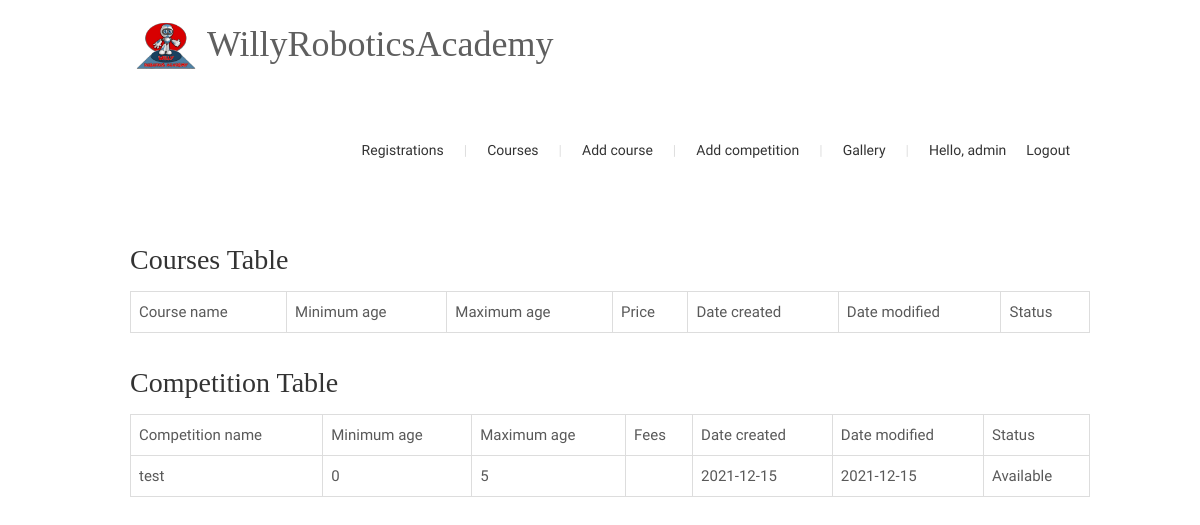
Page /coursetable (signed in) on the earlier database version.
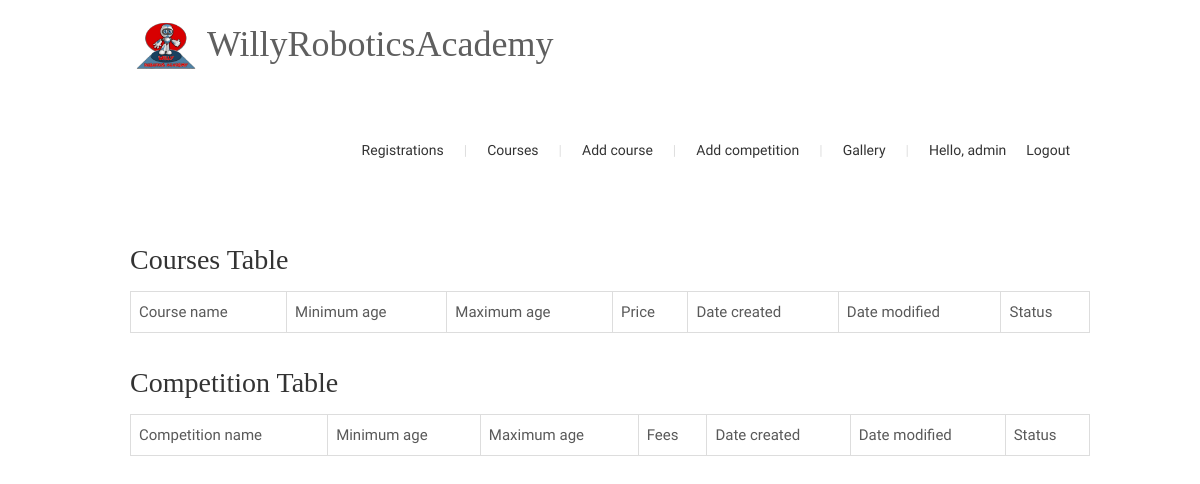
Same page on the later database version.
### courses/models.py (models this page shows, shortened)
class Competition (models.Model):
    STATUS = (
        ('Available', 'Available'),
        ('Not Available', 'Not Available')
    )
    name = models.CharField(max_length=50, null=True)
    long_description = models.TextField(null=True)
    short_description = models.TextField(null=True)
    fees = models.FloatField(null=True)
    student_number = models.IntegerField(null=True)
    min_age = models.IntegerField(null=True)
    max_age = models.IntegerField(null=True)
    cover_image = models.ImageField(
        null=True, upload_to=None, height_field=None, width_field=None, max_length=None)
    list_image = models.ImageField(
        null=True, upload_to=None, height_field=None, width_field=None, max_length=None)
    date_created = models.DateTimeField(auto_now_add=True)
    date_update = models.DateTimeField(null=True)
    date_of_event = models.DateTimeField(null=True)
    status = models.CharField(choices=STATUS, max_length=50)

### administrator/views.py (the view)
# urls.py: path('coursetable', views.CoursesTable, name='coursetable'),
@login_required(login_url='login')
def CoursesTable(request):
    courses = Course.objects.all()
    competition = Competition.objects.all()
    context = {
        'courses': courses,
        'competition': competition,
    }
    return render(request, 'admin/admin-course-table.html', context)

### administrator/templates/admin/admin-course-table.html (shortened to what this page needs)
{% extends 'admin/admin-home.html' %} {% block content %}
<div class="page-content">
  <div class="container clear-fix form-bg">
    <div class="grid-col-row">
      <div class="grid-col grid-col-9" style="width: 100%">
        <h2>Courses Table</h2>
        <table style="border-collapse: collapse; width: 100%">
          <tr>
            <th
              style="border: 1px solid #dddddd; text-align: left; padding: 8px"
            >
              Course name
            </th>
            <th
              style="border: 1px solid #dddddd; text-align: left; padding: 8px"
            >
              Minimum age
            </th>
            <th
              style="border: 1px solid #dddddd; text-align: left; padding: 8px"
            >
              Maximum age
            </th>
            <th
              style="border: 1px solid #dddddd; text-align: left; padding: 8px"
            >
              Price
            </th>
            <th
              style="border: 1px solid #dddddd; text-align: left; padding: 8px"
            >
              Date created
            </th>
            <th
              style="border: 1px solid #dddddd; text-align: left; padding: 8px"
            >
              Date modified
            </th>
            <th
              style="border: 1px solid #dddddd; text-align: left; padding: 8px"
            >
              Status
            </th>
          </tr>
        </table>
      </div>
      <div class="grid-col grid-col-9" style="width: 100%; margin-top:30px;">
        <h2>Competition Table</h2>
        <table style="border-collapse: collapse; width: 100%">
          <tr>
            <th
              style="border: 1px solid #dddddd; text-align: left; padding: 8px"
            >
              Competition name
            </th>
            <th
              style="border: 1px solid #dddddd; text-align: left; padding: 8px"
            >
              Minimum age
            </th>
            <th
              style="border: 1px solid #dddddd; text-align: left; padding: 8px"
            >
              Maximum age
            </th>
            <th
              style="border: 1px solid #dddddd; text-align: left; padding: 8px"
            >
              Fees
            </th>
            <th
              style="border: 1px solid #dddddd; text-align: left; padding: 8px"
            >
              Date created
            </th>
            <th
              style="border: 1px solid #dddddd; text-align: left; padding: 8px"
            >
              Date modified
            </th>
            <th
              style="border: 1px solid #dddddd; text-align: left; padding: 8px"
            >
              Status
            </th>
          </tr>
          {% for course in competition %}
          <tr>
            <td
              style="border: 1px solid #dddddd; text-align: left; padding: 8px"
            >
              <a href ="{% url 'competition' course.id %}">{{course.name}}</a>
            </td>
            <td
              style="border: 1px solid #dddddd; text-align: left; padding: 8px"
            >
              {{course.min_age}}
            </td>
            <td
              style="border: 1px solid #dddddd; text-align: left; padding: 8px"
            >
              {{course.max_age}}
            </td>
            <td
              style="border: 1px solid #dddddd; text-align: left; padding: 8px"
            >
            </td>
            <td
              style="border: 1px solid #dddddd; text-align: left; padding: 8px"
            >
              {{course.date_created|date:'Y-m-d' }}
            </td>
            <td
              style="border: 1px solid #dddddd; text-align: left; padding: 8px"
            >
              {{course.date_update|date:'Y-m-d' }}
            </td>
            <td
              style="border: 1px solid #dddddd; text-align: left; padding: 8px"
            >
              {{course.status}}
            </td>
          </tr>
          {% endfor %}
        </table>
      </div>
    </div>
  </div>
</div>
{% endblock content %}

Differences in the rows shown:
removed Competition: name "test", min_age "0", max_age "5", date_created "2021-12-15", date_update "2021-12-15", status "Available"
